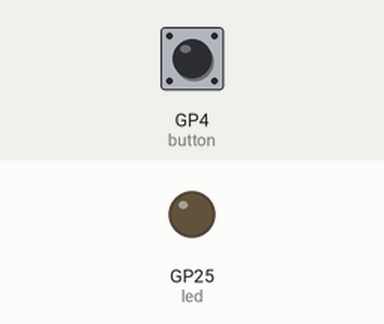
This program was run on a simulated Raspberry Pi Pico running MicroPython. Shown: output pins drawn as LEDs (lit = HIGH). The test bench sets the inputs (shaded band); at power-on: GP4 (button) HIGH.

Above: at 1.2 s.
1.3 s: GP4 (button) pulled LOW for 0.15 s
At 1.4 s:
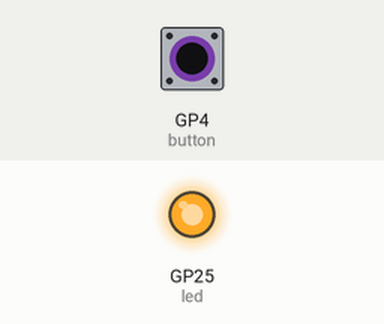
3.0 s: GP4 (button) pulled LOW for 3.2 s
At 6.8 s:
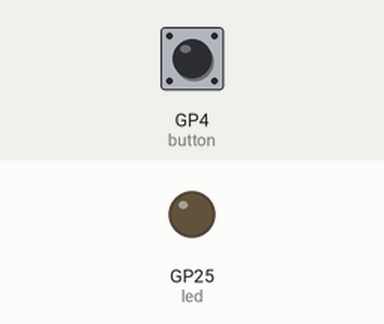
Timing chart, 0 to 8.3 s (numbered marks = the images above; inputs shaded):
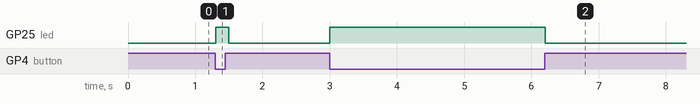

Measured:
- after the input at 1.3 s, GP25 (led): LOW → HIGH at once, → LOW 0.20 s later
- after the input at 3.0 s, GP25 (led): LOW → HIGH at once, → LOW 3.2 s later

The program:

pico.py
```python
from machine import Pin, UART
from time import sleep
import machine

#initialze uart
uart = UART(0, baudrate=115200)


led = Pin("LED", Pin.OUT)
button = Pin("GP4", Pin.IN, Pin.PULL_UP)

while True:
    if button.value() == 0:
        led.on()
        uart.write("1")
    else:
        led.off()
        uart.write("0")
    sleep(0.1)
```
